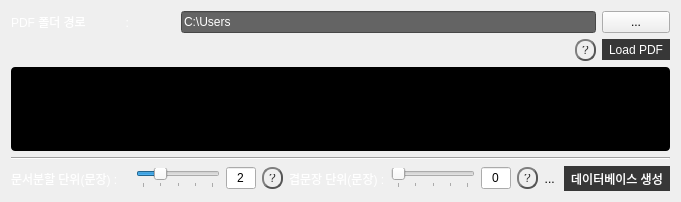
              <widget class="QWidget" name="fr_DB">
               <property name="autoFillBackground">
                <bool>true</bool>
               </property>
               <layout class="QGridLayout" name="gridLayout_3">
                <item row="0" column="0">
                 <widget class="QLabel" name="label_pdfPath">
                  <property name="styleSheet">
                   <string notr="true">color: rgb(255, 255, 255);
font: 10pt &quot;굴림&quot;</string>
                  </property>
                  <property name="text">
                   <string>PDF 폴더 경로            :</string>
                  </property>
                 </widget>
                </item>
                <item row="6" column="9">
                 <widget class="QLabel" name="text_DBStatus">
                  <property name="sizePolicy">
                   <sizepolicy hsizetype="Expanding" vsizetype="Preferred">
                    <horstretch>0</horstretch>
                    <verstretch>0</verstretch>
                   </sizepolicy>
                  </property>
                  <property name="maximumSize">
                   <size>
                    <width>300</width>
                    <height>16777215</height>
                   </size>
                  </property>
                  <property name="text">
                   <string>... </string>
                  </property>
                  <property name="alignment">
                   <set>Qt::AlignRight|Qt::AlignTrailing|Qt::AlignVCenter</set>
                  </property>
                 </widget>
                </item>
                <item row="2" column="12">
                 <widget class="QToolButton" name="btn_LoadPDF">
                  <property name="styleSheet">
                   <string notr="true">background-color: rgb(55, 55, 55);
color: rgb(255, 255, 255);
font: 10pt &quot;굴림&quot;;</string>
                  </property>
                  <property name="text">
                   <string>Load PDF</string>
                  </property>
                  <property name="shortcut">
                   <string/>
                  </property>
                  <property name="popupMode">
                   <enum>QToolButton::InstantPopup</enum>
                  </property>
                  <property name="toolButtonStyle">
                   <enum>Qt::ToolButtonIconOnly</enum>
                  </property>
                  <property name="autoRaise">
                   <bool>true</bool>
                  </property>
                  <property name="arrowType">
                   <enum>Qt::NoArrow</enum>
                  </property>
                 </widget>
                </item>
                <item row="2" column="11">
                 <widget class="QPushButton" name="help_pdfPath">
                  <property name="sizePolicy">
                   <sizepolicy hsizetype="Preferred" vsizetype="Preferred">
                    <horstretch>0</horstretch>
                    <verstretch>2</verstretch>
                   </sizepolicy>
                  </property>
                  <property name="maximumSize">
                   <size>
                    <width>22</width>
                    <height>22</height>
                   </size>
                  </property>
                  <property name="toolTip">
                   <string/>
                  </property>
                  <property name="toolTipDuration">
                   <number>0</number>
                  </property>
                  <property name="styleSheet">
                   <string notr="true">QPushButton {
    color: #333;
    border: 2px solid #555;
    border-radius: 10px;
    border-style: outset;
    background: qradialgradient(
        cx: 0.3, cy: -0.4, fx: 0.3, fy: -0.4,
        radius: 1.35, stop: 0 #fff, stop: 1 #888
        );
    padding: 5px;
    }

QPushButton:hover {
    background: qradialgradient(
        cx: 0.3, cy: -0.4, fx: 0.3, fy: -0.4,
        radius: 1.35, stop: 0 #fff, stop: 1 #bbb
        );
    }

QPushButton:pressed {
    border-style: inset;
    background: qradialgradient(
        cx: 0.4, cy: -0.1, fx: 0.4, fy: -0.1,
        radius: 1.35, stop: 0 #fff, stop: 1 #ddd
        );
    }</string>
                  </property>
                  <property name="text">
                   <string>?</string>
                  </property>
                 </widget>
                </item>
                <item row="4" column="0" colspan="13">
                 <widget class="QTableWidget" name="table_pdf">
                  <property name="maximumSize">
                   <size>
                    <width>16777214</width>
                    <height>16777215</height>
                   </size>
                  </property>
                  <property name="contextMenuPolicy">
                   <enum>Qt::DefaultContextMenu</enum>
                  </property>
                  <property name="acceptDrops">
                   <bool>true</bool>
                  </property>
                  <property name="autoFillBackground">
                   <bool>false</bool>
                  </property>
                  <property name="styleSheet">
                   <string notr="true">QTableCornerButton::section {
    background-color: rgb(100,100,100);
}

QHeaderView {
    background-color: black;
}

QTableView::enabled{
background-color:black;
border : 1px white;
border-radius : 4px;
padding: 0 8px;
color:white;
}
 
QTableView::!enabled{
background-color:black;
border-radius : 4px;
padding: 0 8px;
color:white;
}
 
 
QHeaderView::section:enabled{
background-color:black;
color:white;
}
 
QHeaderView::section:!enabled{
background-color:black;
color:white;
}</string>
                  </property>
                  <property name="verticalScrollBarPolicy">
                   <enum>Qt::ScrollBarAsNeeded</enum>
                  </property>
                  <property name="horizontalScrollBarPolicy">
                   <enum>Qt::ScrollBarAsNeeded</enum>
                  </property>
                  <property name="sizeAdjustPolicy">
                   <enum>QAbstractScrollArea::AdjustToContents</enum>
                  </property>
                  <property name="dragEnabled">
                   <bool>true</bool>
                  </property>
                  <property name="dragDropMode">
                   <enum>QAbstractItemView::DragDrop</enum>
                  </property>
                  <property name="selectionMode">
                   <enum>QAbstractItemView::ContiguousSelection</enum>
                  </property>
                  <attribute name="horizontalHeaderVisible">
                   <bool>false</bool>
                  </attribute>
                  <attribute name="verticalHeaderVisible">
                   <bool>false</bool>
                  </attribute>
                 </widget>
                </item>
                <item row="5" column="0" colspan="13">
                 <widget class="Line" name="line_8">
                  <property name="orientation">
                   <enum>Qt::Horizontal</enum>
                  </property>
                 </widget>
                </item>
                <item row="6" column="1" colspan="2">
                 <widget class="QSlider" name="slider_chunkSize">
                  <property name="maximumSize">
                   <size>
                    <width>150</width>
                    <height>16777215</height>
                   </size>
                  </property>
                  <property name="minimum">
                   <number>1</number>
                  </property>
                  <property name="maximum">
                   <number>5</number>
                  </property>
                  <property name="pageStep">
                   <number>1</number>
                  </property>
                  <property name="value">
                   <number>2</number>
                  </property>
                  <property name="orientation">
                   <enum>Qt::Horizontal</enum>
                  </property>
                  <property name="tickPosition">
                   <enum>QSlider::TicksBelow</enum>
                  </property>
                  <property name="tickInterval">
                   <number>1</number>
                  </property>
                 </widget>
                </item>
                <item row="6" column="5">
                 <widget class="QLabel" name="label_overlapSize">
                  <property name="sizePolicy">
                   <sizepolicy hsizetype="Minimum" vsizetype="Preferred">
                    <horstretch>0</horstretch>
                    <verstretch>0</verstretch>
                   </sizepolicy>
                  </property>
                  <property name="styleSheet">
                   <string notr="true">color: rgb(255, 255, 255);
font: 10pt &quot;굴림&quot;</string>
                  </property>
                  <property name="text">
                   <string>겹문장 단위(문장) :</string>
                  </property>
                 </widget>
                </item>
                <item row="6" column="6">
                 <widget class="QSlider" name="slider_overlapSize">
                  <property name="maximumSize">
                   <size>
                    <width>150</width>
                    <height>16777215</height>
                   </size>
                  </property>
                  <property name="maximum">
                   <number>4</number>
                  </property>
                  <property name="pageStep">
                   <number>1</number>
                  </property>
                  <property name="value">
                   <number>0</number>
                  </property>
                  <property name="orientation">
                   <enum>Qt::Horizontal</enum>
                  </property>
                  <property name="tickPosition">
                   <enum>QSlider::TicksBelow</enum>
                  </property>
                  <property name="tickInterval">
                   <number>1</number>
                  </property>
                 </widget>
                </item>
                <item row="6" column="0">
                 <widget class="QLabel" name="label_chunkSize">
                  <property name="sizePolicy">
                   <sizepolicy hsizetype="Minimum" vsizetype="Preferred">
                    <horstretch>0</horstretch>
                    <verstretch>0</verstretch>
                   </sizepolicy>
                  </property>
                  <property name="styleSheet">
                   <string notr="true">color: rgb(255, 255, 255);
font: 10pt &quot;굴림&quot;</string>
                  </property>
                  <property name="text">
                   <string>문서분할 단위(문장) :</string>
                  </property>
                 </widget>
                </item>
                <item row="6" column="7">
                 <widget class="QLineEdit" name="line_overlapSize">
                  <property name="maximumSize">
                   <size>
                    <width>30</width>
                    <height>16777215</height>
                   </size>
                  </property>
                  <property name="layoutDirection">
                   <enum>Qt::LeftToRight</enum>
                  </property>
                  <property name="styleSheet">
                   <string notr="true">color: rgb(3, 3, 3)</string>
                  </property>
                  <property name="inputMethodHints">
                   <set>Qt::ImhDigitsOnly</set>
                  </property>
                  <property name="text">
                   <string>0</string>
                  </property>
                  <property name="alignment">
                   <set>Qt::AlignCenter</set>
                  </property>
                 </widget>
                </item>
                <item row="6" column="8">
                 <widget class="QPushButton" name="help_overlapSize">
                  <property name="maximumSize">
                   <size>
                    <width>22</width>
                    <height>22</height>
                   </size>
                  </property>
                  <property name="toolTip">
                   <string/>
                  </property>
                  <property name="toolTipDuration">
                   <number>0</number>
                  </property>
                  <property name="styleSheet">
                   <string notr="true">QPushButton {
    color: #333;
    border: 2px solid #555;
    border-radius: 10px;
    border-style: outset;
    background: qradialgradient(
        cx: 0.3, cy: -0.4, fx: 0.3, fy: -0.4,
        radius: 1.35, stop: 0 #fff, stop: 1 #888
        );
    padding: 5px;
    }

QPushButton:hover {
    background: qradialgradient(
        cx: 0.3, cy: -0.4, fx: 0.3, fy: -0.4,
        radius: 1.35, stop: 0 #fff, stop: 1 #bbb
        );
    }

QPushButton:pressed {
    border-style: inset;
    background: qradialgradient(
        cx: 0.4, cy: -0.1, fx: 0.4, fy: -0.1,
        radius: 1.35, stop: 0 #fff, stop: 1 #ddd
        );
    }</string>
                  </property>
                  <property name="text">
                   <string>?</string>
                  </property>
                 </widget>
                </item>
                <item row="6" column="4">
                 <widget class="QPushButton" name="help_chunkSize">
                  <property name="maximumSize">
                   <size>
                    <width>22</width>
                    <height>22</height>
                   </size>
                  </property>
                  <property name="toolTip">
                   <string/>
                  </property>
                  <property name="toolTipDuration">
                   <number>0</number>
                  </property>
                  <property name="styleSheet">
                   <string notr="true">QPushButton {
    color: #333;
    border: 2px solid #555;
    border-radius: 10px;
    border-style: outset;
    background: qradialgradient(
        cx: 0.3, cy: -0.4, fx: 0.3, fy: -0.4,
        radius: 1.35, stop: 0 #fff, stop: 1 #888
        );
    padding: 5px;
    }

QPushButton:hover {
    background: qradialgradient(
        cx: 0.3, cy: -0.4, fx: 0.3, fy: -0.4,
        radius: 1.35, stop: 0 #fff, stop: 1 #bbb
        );
    }

QPushButton:pressed {
    border-style: inset;
    background: qradialgradient(
        cx: 0.4, cy: -0.1, fx: 0.4, fy: -0.1,
        radius: 1.35, stop: 0 #fff, stop: 1 #ddd
        );
    }</string>
                  </property>
                  <property name="text">
                   <string>?</string>
                  </property>
                 </widget>
                </item>
                <item row="0" column="12">
                 <widget class="QToolButton" name="toolButton_pdfPath">
                  <property name="sizePolicy">
                   <sizepolicy hsizetype="Preferred" vsizetype="Preferred">
                    <horstretch>0</horstretch>
                    <verstretch>0</verstretch>
                   </sizepolicy>
                  </property>
                  <property name="styleSheet">
                   <string notr="true">QPushButton {
    color: #333;
    border: 2px solid #555;
    border-style: outset;
    background: qradialgradient(
        cx: 0.3, cy: -0.4, fx: 0.3, fy: -0.4,
        radius: 1.35, stop: 0 #fff, stop: 1 #888
        );
    padding: 5px;
    }

QPushButton:hover {
    background: qradialgradient(
        cx: 0.3, cy: -0.4, fx: 0.3, fy: -0.4,
        radius: 1.35, stop: 0 #fff, stop: 1 #bbb
        );
    }

QPushButton:pressed {
    border-style: inset;
    background: qradialgradient(
        cx: 0.4, cy: -0.1, fx: 0.4, fy: -0.1,
        radius: 1.35, stop: 0 #fff, stop: 1 #ddd
        );
    }</string>
                  </property>
                  <property name="text">
                   <string>...</string>
                  </property>
                  <property name="autoRaise">
                   <bool>false</bool>
                  </property>
                 </widget>
                </item>
                <item row="6" column="3">
                 <widget class="QLineEdit" name="line_chunkSize">
                  <property name="maximumSize">
                   <size>
                    <width>30</width>
                    <height>16777215</height>
                   </size>
                  </property>
                  <property name="styleSheet">
                   <string notr="true">color: rgb(0,0,0)</string>
                  </property>
                  <property name="inputMethodHints">
                   <set>Qt::ImhDigitsOnly</set>
                  </property>
                  <property name="text">
                   <string>2</string>
                  </property>
                  <property name="alignment">
                   <set>Qt::AlignCenter</set>
                  </property>
                 </widget>
                </item>
                <item row="0" column="2" colspan="10">
                 <widget class="QLineEdit" name="line_pdfPath">
                  <property name="styleSheet">
                   <string notr="true">background-color: rgb(100, 100, 100);
color: rgb(255, 255, 255);
font: 9pt &quot;굴림&quot;;</string>
                  </property>
                  <property name="text">
                   <string>C:\Users</string>
                  </property>
                  <property name="echoMode">
                   <enum>QLineEdit::Normal</enum>
                  </property>
                 </widget>
                </item>
                <item row="6" column="10" colspan="3">
                 <widget class="QToolButton" name="btn_genDB">
                  <property name="sizePolicy">
                   <sizepolicy hsizetype="Preferred" vsizetype="Preferred">
                    <horstretch>0</horstretch>
                    <verstretch>0</verstretch>
                   </sizepolicy>
                  </property>
                  <property name="styleSheet">
                   <string notr="true">background-color: rgb(55, 55, 55);
color: rgb(255, 255, 255);
font: 10pt &quot;굴림&quot;;</string>
                  </property>
                  <property name="text">
                   <string>데이터베이스 생성</string>
                  </property>
                  <property name="shortcut">
                   <string/>
                  </property>
                  <property name="popupMode">
                   <enum>QToolButton::InstantPopup</enum>
                  </property>
                  <property name="toolButtonStyle">
                   <enum>Qt::ToolButtonIconOnly</enum>
                  </property>
                  <property name="autoRaise">
                   <bool>true</bool>
                  </property>
                  <property name="arrowType">
                   <enum>Qt::NoArrow</enum>
                  </property>
                 </widget>
                </item>
               </layout>
              </widget>
